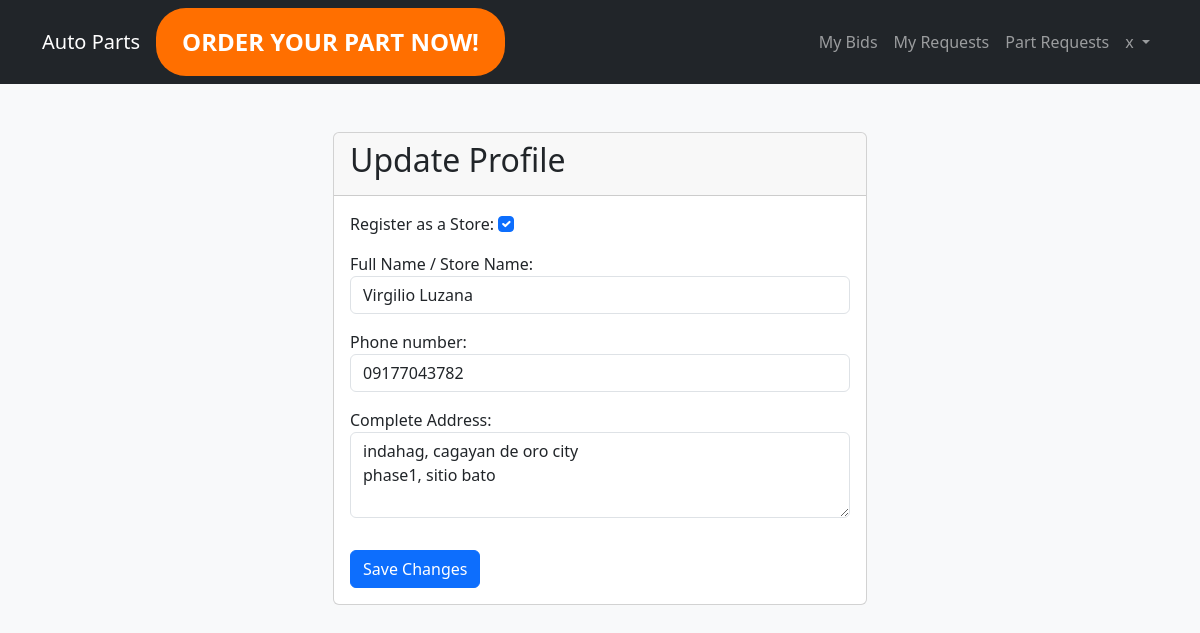
Screenshot of /profile/update/ (signed in) with the database file from the repository.
### orders/models.py (models this page shows, shortened)
class Customer(AbstractUser):
    completename = models.CharField(max_length=250 )
    phone_number = models.CharField(max_length=50 )
    address = models.TextField(blank=True, null=True)
    is_store = models.BooleanField(default=False)
    groups = models.ManyToManyField(
        "auth.Group",
        related_name="customer_users",  # Custom related name to avoid conflicts
        blank=True
    )
    user_permissions = models.ManyToManyField(
        "auth.Permission",
        related_name="customer_users_permissions",  # Custom related name
        blank=True
    )

### orders/views.py (the view)
# urls.py: path('profile/update/', profile_update_view, name='profile_update'),
@login_required
def profile_update_view(request):
    user = request.user
    if request.method == "POST":
        form = CustomerUpdateForm(request.POST, instance=user)
        if form.is_valid():
            form.save()
            return redirect("home")  # Stay on profile page after saving
    else:
        form = CustomerUpdateForm(instance=user)
    return render(request, "orders/profile_update.html", {"form": form})

### orders/forms.py
class CustomerUpdateForm(forms.ModelForm):
    is_store = forms.BooleanField(
        required=False,
        widget=forms.CheckboxInput(attrs={'class': 'form-check-input'}),
        label="Register as a Store"
    )
    class Meta:
        model = Customer
        fields = ["is_store", "completename", "phone_number", "address"]
        labels = {
            'completename': 'Full Name / Store Name',
            'email': 'Email',
            'address': 'Complete Address',
        }
        widgets = {
            "completename": forms.TextInput(attrs={"class": "form-control"}),
            "phone_number": forms.TextInput(attrs={"class": "form-control"}),
            "address": forms.Textarea(attrs={"class": "form-control", "rows": 3}),
        }

### orders/templates/orders/profile_update.html (shortened to what this page needs)
{% extends 'orders/landing.html' %}
{% block content %}
<div class="container mt-5">
    <div class="row justify-content-center">
        <div class="col-lg-6 col-md-8 col-sm-10">
            <div class="card">
                <div class="card-header">
                    <h2>Update Profile</h2>
                </div>
                <div class="card-body">
                    <form method="post">
                        {{ form.as_p }}
                        <button type="submit" class="btn btn-primary mt-3">Save Changes</button>
                    </form>
                </div>
            </div>
        </div>
    </div>
</div>
{% endblock %}

### orders/templates/orders/landing.html (shortened to what this page needs)
<!DOCTYPE html>
<html lang="en">
<head>
    <link href="https://cdn.jsdelivr.net/npm/bootstrap@5.3.0/dist/css/bootstrap.min.css" rel="stylesheet">
</head>
<body>
<nav class="navbar navbar-expand-lg navbar-dark bg-dark">
    <div class="container">
        <a class="navbar-brand" href="{% url 'home' %}">Auto Parts</a>
        <a href="{% url 'order_part' %}" class="btn btn-custom">Order Your Part Now!</a>
        <div class="collapse navbar-collapse" id="navbarNav">
            <ul class="navbar-nav ms-auto">
                <li class="nav-item"><a class="nav-link" href="{% url 'store_bids' %}">My Bids</a></li>
                <li class="nav-item"><a class="nav-link" href="{% url 'my_part_requests' %}">My Requests</a></li>
                <li class="nav-item"><a class="nav-link" href="{% url 'part_request_list' %}">Part Requests</a></li>
                {% if user.is_authenticated %}
                    <li class="nav-item dropdown">
                        <a class="nav-link dropdown-toggle" href="#" id="userDropdown" role="button" data-bs-toggle="dropdown">
                            {{ user.username }}
                        </a>
                    </li>
                {% else %}
                    <li class="nav-item"><a class="nav-link btn btn-secondary" href="{% url 'register' %}">Sign Up</a></li>
                {% endif %}
            </ul>
        </div>
    </div>
</nav>
<main class="container mt-4">
    {% block content %}
    {% endblock %}
</main>
</body>
</html>

### orders/templates/orders/landing.html (style rules this page uses)
body { background-color: #f8f9fa; }
.btn-custom { background-color: #ff6f00; color: white; border-radius: 30px; padding: 15px 25px; font-size: 1.5rem; font-weight: bold; text-transform: uppercase; transition: background 0.3s ease; }

### rows the page displays
Customer: username "x", is_store "☑", completename "Virgilio Luzana", phone_number "09177043782", address "indahag, cagayan de oro city phase1, sitio bato"
